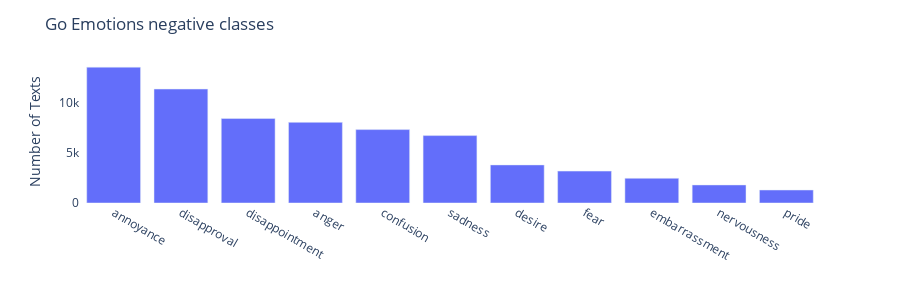

Notebook code cell kept with this figure:
### Code cell
import plotly.express as px

emotion_counts_negative = {k: v for k,v in emotion_counts.items() if k in negative_col}

    
fig = px.bar(x=list(emotion_counts_negative.keys()), y=list(emotion_counts_negative.values()))
fig.update_layout(title = 'Go Emotions negative classes', height = 300, xaxis_title="", yaxis_title="Number of Texts", plot_bgcolor='#fff')
fig.show()

### Figure 1 — Plotly figure (JSON) as saved in the notebook; plotly's stock layout.template omitted (floating-point values rounded to 4 significant figures)
{"data": [{"alignmentgroup": "True", "hovertemplate": "x=%{x}<br>y=%{y}<extra></extra>", "legendgroup": "", "marker": {"color": "#636efa", "pattern": {"shape": ""}}, "name": "", "offsetgroup": "", "orientation": "v", "showlegend": false, "textposition": "auto", "type": "bar", "x": ["annoyance", "disapproval", "disappointment", "anger", "confusion", "sadness", "desire", "fear", "embarrassment", "nervousness", "pride"], "xaxis": "x", "y": [13618, 11424, 8469, 8084, 7359, 6758, 3817, 3197, 2476, 1810, 1302], "yaxis": "y"}], "layout": {"barmode": "relative", "height": 300, "legend": {"tracegroupgap": 0}, "margin": {"t": 60}, "plot_bgcolor": "#fff", "title": {"text": "Go Emotions negative classes"}, "xaxis": {"anchor": "y", "domain": [0, 1], "title": {"text": ""}}, "yaxis": {"anchor": "x", "domain": [0, 1], "title": {"text": "Number of Texts"}}}}
